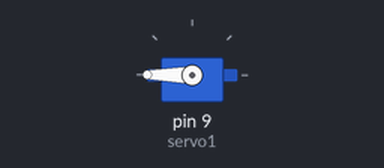
A sketch run on a simulated Arduino Uno, built with avr-gcc and run on an emulated ATmega328P. Shown: servo.

Above: at 0.05 s.
At 5.95 s:
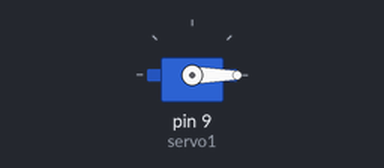
At 15.95 s:
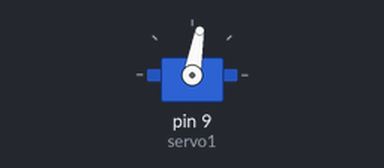
Timing chart, 0 to 20.8 s (numbered marks = the images above):
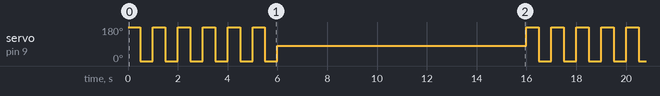

The sketch:

omnomnom.ino
```cpp
#include <Servo.h>

Servo servo1;

void setup()
{
  servo1.attach(9);  // attaches the servo on pin 9 to the servo object
}

void dispense(int num)
{
  for (int i=0; i<=num; i++)
  {
    servo1.write(180);
    delay(500);
    servo1.write(0);
    delay(500);
  }
  servo1.write(80);
}

void loop()
{
    dispense(5);
    delay(10000);


}
```

Measured:
- by itself, servo on pin 9 (servo1): repeats every 16.0 s: 5 × (180° 0.50 s, 0° 0.50 s), 80° 10.0 s, 180° 0.50 s, 0° 0.50 s
